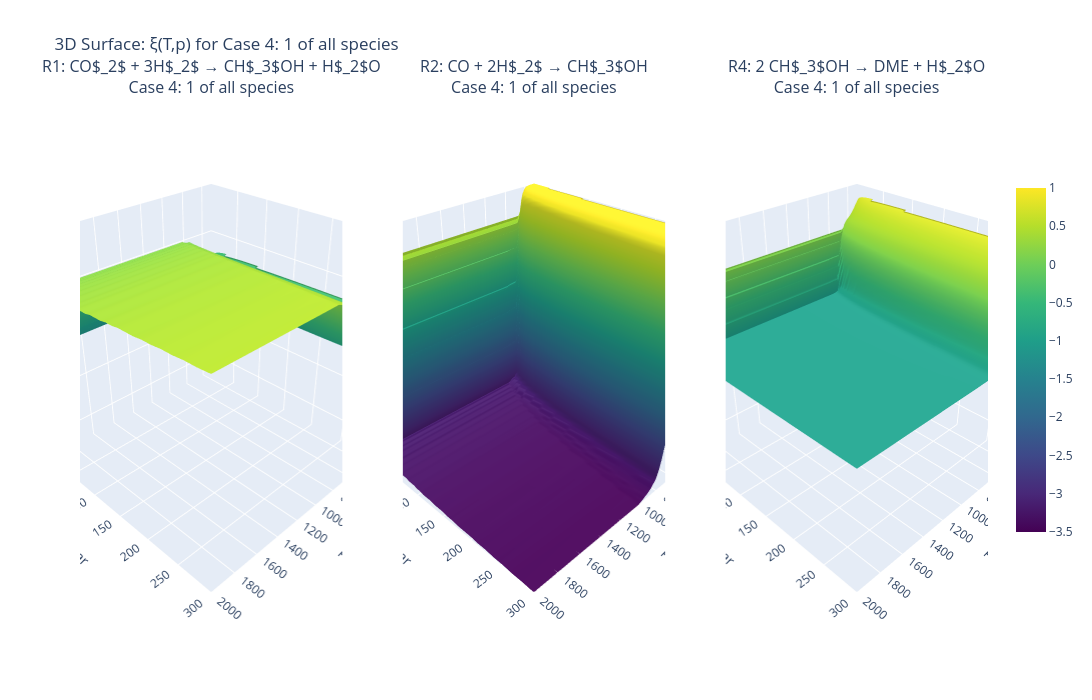

This figure's notebook cell:
### Code cell
import plotly.graph_objects as go
from plotly.subplots import make_subplots

# ====================== 3D-Surface: ξ(T,p) for a single test case (Interactive) ======================
SELECTED_CASE = 3   # ← Index 0..4, e.g. Case 1

name, n_in = test_cases[SELECTED_CASE]

# Grid (coarser than 2D plots to keep computation time reasonable)
T_3d = np.linspace(300, 2000, 100)
p_3d = np.logspace(0, np.log10(300), 100)
T_mesh, p_mesh = np.meshgrid(T_3d, p_3d)

xi_TP = np.full((3, len(p_3d), len(T_3d)), np.nan)

for pi, p in enumerate(p_3d):
    xi_prev = np.array([0.001, 0.001, 0.001])   # Reset für jede p-Zeile
    for ti, T in enumerate(T_3d):
        xi = safe_solve(n_in, T, p, xi_init=xi_prev, xi_prev=xi_prev)
        if not np.any(np.isnan(xi)):
            xi_TP[:, pi, ti] = xi
            xi_prev = xi

# Determine global min and max across all three reactions for consistent color mapping
vmin = np.nanmin(xi_TP)
vmax = np.nanmax(xi_TP)

# Determine global axis limits for consistent scaling
zmin = np.nanmin(xi_TP)
zmax = np.nanmax(xi_TP)

# Create subplots with 3D surface plots
fig = make_subplots(
    rows=1, cols=3,
    specs=[[{'type': 'surface'}, {'type': 'surface'}, {'type': 'surface'}]],
    subplot_titles=(f'{reaction_labels_short[0]}<br>{name}',
                    f'{reaction_labels_short[1]}<br>{name}',
                    f'{reaction_labels_short[2]}<br>{name}')
)

for r_idx in range(3):
    # Add main surface plot
    fig.add_trace(
        go.Surface(
            x=T_mesh[0],
            y=p_mesh[:, 0],
            z=xi_TP[r_idx],
            colorscale='Viridis',
            cmin=vmin,
            cmax=vmax,
            showscale=(r_idx == 2),  # Only show colorbar on last plot
            colorbar=dict(x=1.02, len=0.7) if r_idx == 2 else None,
            name='ξ surface',
            hovertemplate='T: %{x:.0f} K<br>p: %{y:.1f} bar<br>ξ: %{z:.2f} mol/h<extra></extra>'
        ),
        row=1, col=r_idx + 1
    )

# Update axes labels and ranges
for col in range(1, 4):
    fig.update_scenes(
        xaxis=dict(title='T / K', range=[T_3d.min(), T_3d.max()]),
        yaxis=dict(title='p / bar', range=[p_3d.min(), p_3d.max()]),
        zaxis=dict(title='ξ / mol h⁻¹', range=[zmin, zmax]),
        camera=dict(eye=dict(x=1.5, y=1.5, z=1.3)),
        row=1, col=col
    )

fig.update_layout(
    title_text=f'3D Surface: ξ(T,p) for {name}',
    width=1800,
    height=700,
    showlegend=False,
    hovermode='closest'
)

fig.show()

### Figure 1 — Plotly figure (JSON) as saved in the notebook; plotly's stock layout.template omitted (floating-point values rounded to 4 significant figures; data arrays with more than 128 entries replaced by an {"elided": "..."} marker saying what was removed)
{"data": [{"cmax": 1.0, "cmin": -3.501, "colorscale": [[0, "#440154"], [0.1111, "#482878"], [0.2222, "#3e4989"], [0.3333, "#31688e"], [0.4444, "#26828e"], [0.5556, "#1f9e89"], [0.6667, "#35b779"], [0.7778, "#6ece58"], [0.8889, "#b5de2b"], [1, "#fde725"]], "hovertemplate": "T: %{x:.0f} K<br>p: %{y:.1f} bar<br>ξ: %{z:.2f} mol/h<extra></extra>", "name": "ξ surface", "scene": "scene", "showscale": false, "type": "surface", "x": [300.0, 317.2, 334.3, 351.5, 368.7, 385.9, 403.0, 420.2, 437.4, 454.5, 471.7, 488.9, 506.1, 523.2, 540.4, 557.6, 574.7, 591.9, 609.1, 626.3, 643.4, 660.6, 677.8, 694.9, 712.1, 729.3, 746.5, 763.6, 780.8, 798.0, 815.2, 832.3, 849.5, 866.7, 883.8, 901.0, 918.2, 935.4, 952.5, 969.7, 986.9, 1004.0, 1021.0, 1038.0, 1056.0, 1073.0, 1090.0, 1107.0, 1124.0, 1141.0, 1159.0, 1176.0, 1193.0, 1210.0, 1227.0, 1244.0, 1262.0, 1279.0, 1296.0, 1313.0, 1330.0, 1347.0, 1365.0, 1382.0, 1399.0, 1416.0, 1433.0, 1451.0, 1468.0, 1485.0, 1502.0, 1519.0, 1536.0, 1554.0, 1571.0, 1588.0, 1605.0, 1622.0, 1639.0, 1657.0, 1674.0, 1691.0, 1708.0, 1725.0, 1742.0, 1760.0, 1777.0, 1794.0, 1811.0, 1828.0, 1845.0, 1863.0, 1880.0, 1897.0, 1914.0, 1931.0, 1948.0, 1966.0, 1983.0, 2000.0], "y": [1.0, 1.059, 1.122, 1.189, 1.259, 1.334, 1.413, 1.497, 1.586, 1.68, 1.779, 1.885, 1.996, 2.115, 2.24, 2.373, 2.514, 2.663, 2.821, 2.988, 3.165, 3.353, 3.552, 3.763, 3.986, 4.222, 4.473, 4.738, 5.019, 5.316, 5.632, 5.966, 6.32, 6.694, 7.091, 7.512, 7.957, 8.429, 8.929, 9.459, 10.02, 10.61, 11.24, 11.91, 12.62, 13.36, 14.16, 15.0, 15.89, 16.83, 17.83, 18.88, 20.0, 21.19, 22.45, 23.78, 25.19, 26.68, 28.26, 29.94, 31.72, 33.6, 35.59, 37.7, 39.94, 42.31, 44.81, 47.47, 50.29, 53.27, 56.43, 59.78, 63.32, 67.08, 71.05, 75.27, 79.73, 84.46, 89.47, 94.77, 100.4, 106.3, 112.7, 119.3, 126.4, 133.9, 141.9, 150.3, 159.2, 168.6, 178.6, 189.2, 200.4, 212.3, 224.9, 238.3, 252.4, 267.3, 283.2, 300.0], "z": {"elided": "100x100 float values"}}, {"cmax": 1.0, "cmin": -3.501, "colorscale": [[0, "#440154"], [0.1111, "#482878"], [0.2222, "#3e4989"], [0.3333, "#31688e"], [0.4444, "#26828e"], [0.5556, "#1f9e89"], [0.6667, "#35b779"], [0.7778, "#6ece58"], [0.8889, "#b5de2b"], [1, "#fde725"]], "hovertemplate": "T: %{x:.0f} K<br>p: %{y:.1f} bar<br>ξ: %{z:.2f} mol/h<extra></extra>", "name": "ξ surface", "scene": "scene2", "showscale": false, "type": "surface", "x": [300.0, 317.2, 334.3, 351.5, 368.7, 385.9, 403.0, 420.2, 437.4, 454.5, 471.7, 488.9, 506.1, 523.2, 540.4, 557.6, 574.7, 591.9, 609.1, 626.3, 643.4, 660.6, 677.8, 694.9, 712.1, 729.3, 746.5, 763.6, 780.8, 798.0, 815.2, 832.3, 849.5, 866.7, 883.8, 901.0, 918.2, 935.4, 952.5, 969.7, 986.9, 1004.0, 1021.0, 1038.0, 1056.0, 1073.0, 1090.0, 1107.0, 1124.0, 1141.0, 1159.0, 1176.0, 1193.0, 1210.0, 1227.0, 1244.0, 1262.0, 1279.0, 1296.0, 1313.0, 1330.0, 1347.0, 1365.0, 1382.0, 1399.0, 1416.0, 1433.0, 1451.0, 1468.0, 1485.0, 1502.0, 1519.0, 1536.0, 1554.0, 1571.0, 1588.0, 1605.0, 1622.0, 1639.0, 1657.0, 1674.0, 1691.0, 1708.0, 1725.0, 1742.0, 1760.0, 1777.0, 1794.0, 1811.0, 1828.0, 1845.0, 1863.0, 1880.0, 1897.0, 1914.0, 1931.0, 1948.0, 1966.0, 1983.0, 2000.0], "y": [1.0, 1.059, 1.122, 1.189, 1.259, 1.334, 1.413, 1.497, 1.586, 1.68, 1.779, 1.885, 1.996, 2.115, 2.24, 2.373, 2.514, 2.663, 2.821, 2.988, 3.165, 3.353, 3.552, 3.763, 3.986, 4.222, 4.473, 4.738, 5.019, 5.316, 5.632, 5.966, 6.32, 6.694, 7.091, 7.512, 7.957, 8.429, 8.929, 9.459, 10.02, 10.61, 11.24, 11.91, 12.62, 13.36, 14.16, 15.0, 15.89, 16.83, 17.83, 18.88, 20.0, 21.19, 22.45, 23.78, 25.19, 26.68, 28.26, 29.94, 31.72, 33.6, 35.59, 37.7, 39.94, 42.31, 44.81, 47.47, 50.29, 53.27, 56.43, 59.78, 63.32, 67.08, 71.05, 75.27, 79.73, 84.46, 89.47, 94.77, 100.4, 106.3, 112.7, 119.3, 126.4, 133.9, 141.9, 150.3, 159.2, 168.6, 178.6, 189.2, 200.4, 212.3, 224.9, 238.3, 252.4, 267.3, 283.2, 300.0], "z": {"elided": "100x100 float values"}}, {"cmax": 1.0, "cmin": -3.501, "colorbar": {"len": 0.7, "x": 1.02}, "colorscale": [[0, "#440154"], [0.1111, "#482878"], [0.2222, "#3e4989"], [0.3333, "#31688e"], [0.4444, "#26828e"], [0.5556, "#1f9e89"], [0.6667, "#35b779"], [0.7778, "#6ece58"], [0.8889, "#b5de2b"], [1, "#fde725"]], "hovertemplate": "T: %{x:.0f} K<br>p: %{y:.1f} bar<br>ξ: %{z:.2f} mol/h<extra></extra>", "name": "ξ surface", "scene": "scene3", "showscale": true, "type": "surface", "x": [300.0, 317.2, 334.3, 351.5, 368.7, 385.9, 403.0, 420.2, 437.4, 454.5, 471.7, 488.9, 506.1, 523.2, 540.4, 557.6, 574.7, 591.9, 609.1, 626.3, 643.4, 660.6, 677.8, 694.9, 712.1, 729.3, 746.5, 763.6, 780.8, 798.0, 815.2, 832.3, 849.5, 866.7, 883.8, 901.0, 918.2, 935.4, 952.5, 969.7, 986.9, 1004.0, 1021.0, 1038.0, 1056.0, 1073.0, 1090.0, 1107.0, 1124.0, 1141.0, 1159.0, 1176.0, 1193.0, 1210.0, 1227.0, 1244.0, 1262.0, 1279.0, 1296.0, 1313.0, 1330.0, 1347.0, 1365.0, 1382.0, 1399.0, 1416.0, 1433.0, 1451.0, 1468.0, 1485.0, 1502.0, 1519.0, 1536.0, 1554.0, 1571.0, 1588.0, 1605.0, 1622.0, 1639.0, 1657.0, 1674.0, 1691.0, 1708.0, 1725.0, 1742.0, 1760.0, 1777.0, 1794.0, 1811.0, 1828.0, 1845.0, 1863.0, 1880.0, 1897.0, 1914.0, 1931.0, 1948.0, 1966.0, 1983.0, 2000.0], "y": [1.0, 1.059, 1.122, 1.189, 1.259, 1.334, 1.413, 1.497, 1.586, 1.68, 1.779, 1.885, 1.996, 2.115, 2.24, 2.373, 2.514, 2.663, 2.821, 2.988, 3.165, 3.353, 3.552, 3.763, 3.986, 4.222, 4.473, 4.738, 5.019, 5.316, 5.632, 5.966, 6.32, 6.694, 7.091, 7.512, 7.957, 8.429, 8.929, 9.459, 10.02, 10.61, 11.24, 11.91, 12.62, 13.36, 14.16, 15.0, 15.89, 16.83, 17.83, 18.88, 20.0, 21.19, 22.45, 23.78, 25.19, 26.68, 28.26, 29.94, 31.72, 33.6, 35.59, 37.7, 39.94, 42.31, 44.81, 47.47, 50.29, 53.27, 56.43, 59.78, 63.32, 67.08, 71.05, 75.27, 79.73, 84.46, 89.47, 94.77, 100.4, 106.3, 112.7, 119.3, 126.4, 133.9, 141.9, 150.3, 159.2, 168.6, 178.6, 189.2, 200.4, 212.3, 224.9, 238.3, 252.4, 267.3, 283.2, 300.0], "z": {"elided": "100x100 float values"}}], "layout": {"annotations": [{"font": {"size": 16}, "showarrow": false, "text": "R1: CO$_2$ + 3H$_2$ → CH$_3$OH + H$_2$O<br>Case 4: 1 of all species", "x": 0.1444, "xanchor": "center", "xref": "paper", "y": 1, "yanchor": "bottom", "yref": "paper"}, {"font": {"size": 16}, "showarrow": false, "text": "R2: CO + 2H$_2$ → CH$_3$OH<br>Case 4: 1 of all species", "x": 0.5, "xanchor": "center", "xref": "paper", "y": 1, "yanchor": "bottom", "yref": "paper"}, {"font": {"size": 16}, "showarrow": false, "text": "R4: 2 CH$_3$OH → DME + H$_2$O<br>Case 4: 1 of all species", "x": 0.8556, "xanchor": "center", "xref": "paper", "y": 1, "yanchor": "bottom", "yref": "paper"}], "height": 700, "hovermode": "closest", "scene": {"camera": {"eye": {"x": 1.5, "y": 1.5, "z": 1.3}}, "domain": {"x": [0, 0.2889], "y": [0, 1]}, "xaxis": {"range": [300, 2000], "title": {"text": "T / K"}}, "yaxis": {"range": [1, 300.0], "title": {"text": "p / bar"}}, "zaxis": {"range": [-3.501, 1.0], "title": {"text": "ξ / mol h⁻¹"}}}, "scene2": {"camera": {"eye": {"x": 1.5, "y": 1.5, "z": 1.3}}, "domain": {"x": [0.3556, 0.6444], "y": [0, 1]}, "xaxis": {"range": [300, 2000], "title": {"text": "T / K"}}, "yaxis": {"range": [1, 300.0], "title": {"text": "p / bar"}}, "zaxis": {"range": [-3.501, 1.0], "title": {"text": "ξ / mol h⁻¹"}}}, "scene3": {"camera": {"eye": {"x": 1.5, "y": 1.5, "z": 1.3}}, "domain": {"x": [0.7111, 1], "y": [0, 1]}, "xaxis": {"range": [300, 2000], "title": {"text": "T / K"}}, "yaxis": {"range": [1, 300.0], "title": {"text": "p / bar"}}, "zaxis": {"range": [-3.501, 1.0], "title": {"text": "ξ / mol h⁻¹"}}}, "showlegend": false, "title": {"text": "3D Surface: ξ(T,p) for Case 4: 1 of all species"}, "width": 1800}}
